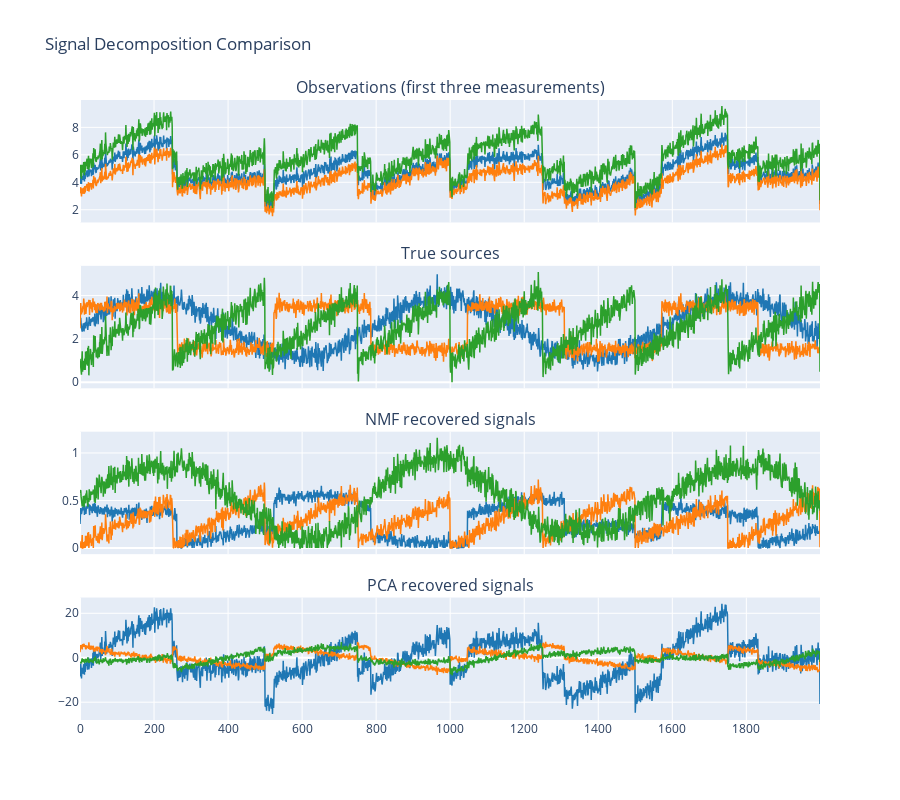

Source (notebook cell):
### Code cell
import plotly.graph_objects as go
from plotly.subplots import make_subplots

# Create 4-row subplot layout
fig = make_subplots(
    rows=4, cols=1, shared_xaxes=True, vertical_spacing=0.07, subplot_titles=names
)

colors = ["#1f77b4", "#ff7f0e", "#2ca02c"]
# Add each model as its own row
for i, (model, name) in enumerate(zip(models, names), start=1):
    # Plot the first three signals
    for j in range(3):
        fig.add_trace(
            go.Scatter(
                y=model[:, j],
                # mode='lines',
                line=dict(color=colors[j], width=1.5),
            ),
            row=i,
            col=1,
        )

# Update layout
fig.update_layout(
    height=800,
    width=900,
    showlegend=False,  # hides legend (optional)
    title_text="Signal Decomposition Comparison",
    # template="plotly_white"
)

fig.show()

### Figure 1 — Plotly figure (JSON) as saved in the notebook; plotly's stock layout.template omitted (floating-point values rounded to 4 significant figures; data arrays with more than 128 entries replaced by an {"elided": "..."} marker saying what was removed)
{"data": [{"line": {"color": "#1f77b4", "width": 1.5}, "type": "scatter", "xaxis": "x", "y": {"elided": "2000 float values"}, "yaxis": "y"}, {"line": {"color": "#ff7f0e", "width": 1.5}, "type": "scatter", "xaxis": "x", "y": {"elided": "2000 float values"}, "yaxis": "y"}, {"line": {"color": "#2ca02c", "width": 1.5}, "type": "scatter", "xaxis": "x", "y": {"elided": "2000 float values"}, "yaxis": "y"}, {"line": {"color": "#1f77b4", "width": 1.5}, "type": "scatter", "xaxis": "x2", "y": {"elided": "2000 float values"}, "yaxis": "y2"}, {"line": {"color": "#ff7f0e", "width": 1.5}, "type": "scatter", "xaxis": "x2", "y": {"elided": "2000 float values"}, "yaxis": "y2"}, {"line": {"color": "#2ca02c", "width": 1.5}, "type": "scatter", "xaxis": "x2", "y": {"elided": "2000 float values"}, "yaxis": "y2"}, {"line": {"color": "#1f77b4", "width": 1.5}, "type": "scatter", "xaxis": "x3", "y": {"elided": "2000 float values"}, "yaxis": "y3"}, {"line": {"color": "#ff7f0e", "width": 1.5}, "type": "scatter", "xaxis": "x3", "y": {"elided": "2000 float values"}, "yaxis": "y3"}, {"line": {"color": "#2ca02c", "width": 1.5}, "type": "scatter", "xaxis": "x3", "y": {"elided": "2000 float values"}, "yaxis": "y3"}, {"line": {"color": "#1f77b4", "width": 1.5}, "type": "scatter", "xaxis": "x4", "y": {"elided": "2000 float values"}, "yaxis": "y4"}, {"line": {"color": "#ff7f0e", "width": 1.5}, "type": "scatter", "xaxis": "x4", "y": {"elided": "2000 float values"}, "yaxis": "y4"}, {"line": {"color": "#2ca02c", "width": 1.5}, "type": "scatter", "xaxis": "x4", "y": {"elided": "2000 float values"}, "yaxis": "y4"}], "layout": {"annotations": [{"font": {"size": 16}, "showarrow": false, "text": "Observations (first three measurements)", "x": 0.5, "xanchor": "center", "xref": "paper", "y": 1, "yanchor": "bottom", "yref": "paper"}, {"font": {"size": 16}, "showarrow": false, "text": "True sources", "x": 0.5, "xanchor": "center", "xref": "paper", "y": 0.7325, "yanchor": "bottom", "yref": "paper"}, {"font": {"size": 16}, "showarrow": false, "text": "NMF recovered signals", "x": 0.5, "xanchor": "center", "xref": "paper", "y": 0.465, "yanchor": "bottom", "yref": "paper"}, {"font": {"size": 16}, "showarrow": false, "text": "PCA recovered signals", "x": 0.5, "xanchor": "center", "xref": "paper", "y": 0.1975, "yanchor": "bottom", "yref": "paper"}], "height": 800, "showlegend": false, "title": {"text": "Signal Decomposition Comparison"}, "width": 900, "xaxis": {"anchor": "y", "domain": [0, 1], "matches": "x4", "showticklabels": false}, "xaxis2": {"anchor": "y2", "domain": [0, 1], "matches": "x4", "showticklabels": false}, "xaxis3": {"anchor": "y3", "domain": [0, 1], "matches": "x4", "showticklabels": false}, "xaxis4": {"anchor": "y4", "domain": [0, 1]}, "yaxis": {"anchor": "x", "domain": [0.8025, 1]}, "yaxis2": {"anchor": "x2", "domain": [0.535, 0.7325]}, "yaxis3": {"anchor": "x3", "domain": [0.2675, 0.465]}, "yaxis4": {"anchor": "x4", "domain": [0, 0.1975]}}}
